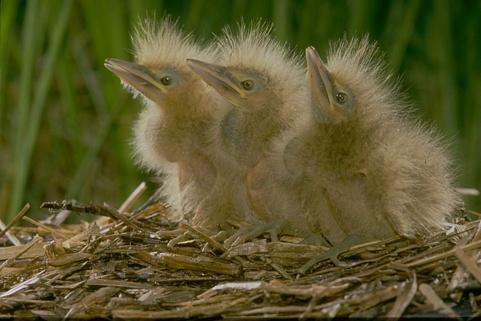
#> input picture Assignment_4/163085.jpg, 481 x 321 px
$ python A4_Q2.py
#> lines starting #> are read from the running program, lines starting #| are printed output that depends on the picture
import numpy as np
import matplotlib.pyplot as plt
from sklearn.mixture import GaussianMixture
from sklearn.model_selection import KFold
from sklearn.preprocessing import MinMaxScaler
from skimage import io, transform
import urllib.request

image_url = "./163085.jpg"
image = io.imread(image_url)
#> image is the input picture: shape (321, 481, 3); mean R, G, B 91, 86.9, 43.8

max_size = 200
if max(image.shape[0], image.shape[1]) > max_size:
    scaling_factor = max_size / max(image.shape[0], image.shape[1])
#> scaling_factor = 0.416
    image = transform.rescale(image, scaling_factor, anti_aliasing=True, channel_axis=-1)
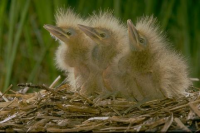
#> image: shape (133, 200, 3) float64; mean R, G, B 0.357, 0.341, 0.172
    image = (image * 255).astype(np.uint8)

rows, cols, channels = image.shape
#> rows = 133; cols = 200; channels = 3
row_indices, col_indices = np.indices((rows, cols))
features = np.stack((row_indices, col_indices, image[:, :, 0], image[:, :, 1], image[:, :, 2]), axis=-1)
features = features.reshape(-1, 5)

scaler = MinMaxScaler()
normalized_features = scaler.fit_transform(features)

def cross_validate_gmm(X, n_components, n_splits=10):
    kf = KFold(n_splits=n_splits)
    log_likelihoods = []

    for train_index, test_index in kf.split(X):
        X_train, X_test = X[train_index], X[test_index]
        gmm = GaussianMixture(n_components=n_components, covariance_type='full', random_state=0)
#> (the run stopped early here; a loop or call above may not have finished)
